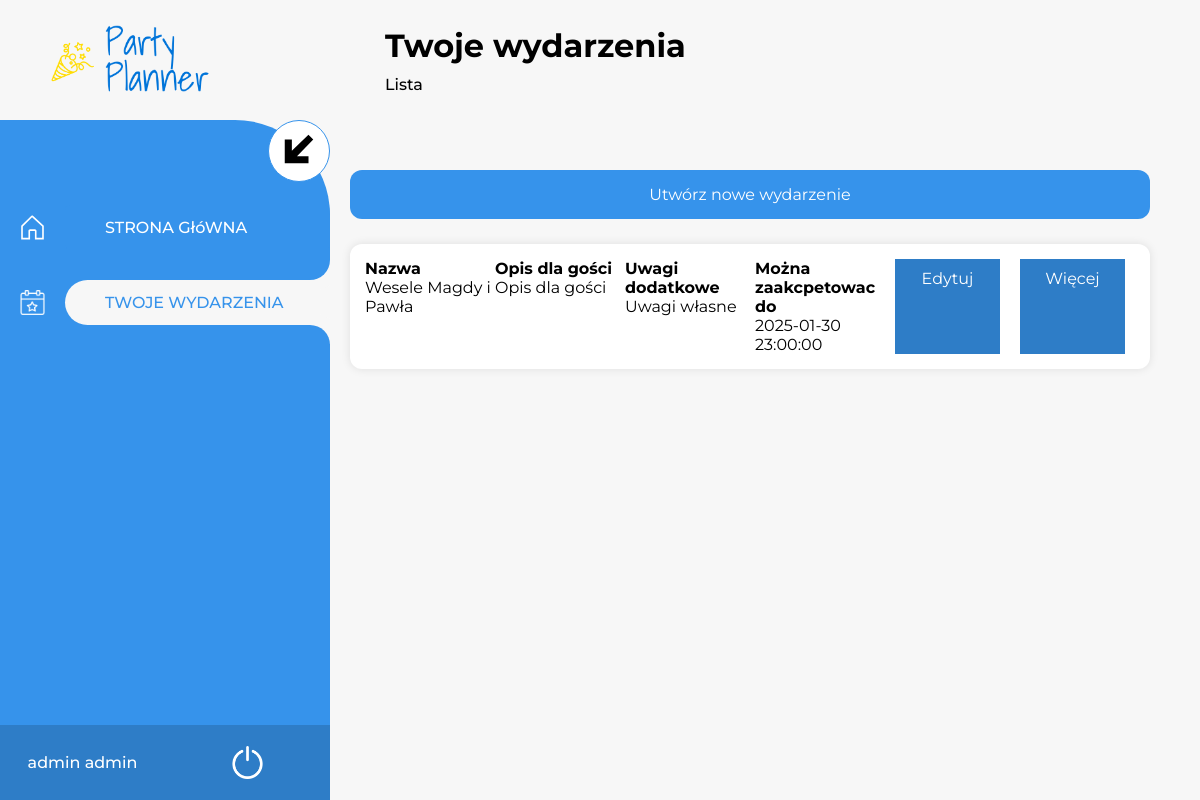
The app's page /events/index.php (signed in) with its own data.
### tables this page shows
CREATE TABLE `events_list` (
  `id` int(11) NOT NULL,
  `eventType` int(11) NOT NULL COMMENT 'rodzaj wydarzenia',
  `userId` int(11) NOT NULL COMMENT 'id użytkownika, który dodał wydarzenie',
  `name` varchar(50) NOT NULL COMMENT 'nazwa wydarzenia',
  `guestDescription` text NOT NULL COMMENT 'opis dla gości',
  `userDescription` text NOT NULL COMMENT 'prywatne notatki',
  `creationDate` timestamp NOT NULL DEFAULT current_timestamp() COMMENT 'data utworzenia',
  `maxAcceptDate` timestamp NOT NULL DEFAULT current_timestamp() COMMENT 'data do kiedy można akceptować zaproszenia'
);

### api/functions/event/function-event-collect.php (called while the page is built)
<?php
function eventCollect(int $user_id): array
{
    $arr = array();
    $sql = "SELECT * FROM events_list WHERE userId = ?;";
    $scr = $GLOBALS['link']->prepare($sql);
    $scr->bind_param("i", $user_id);
    $scr->execute();
    $result = $scr->get_result();
    while ($row = $result->fetch_array()) {
        array_push($arr, $row['id']);
    }
    return $arr;
}

### api/functions/event/function-event-download.php (called while the page is built, shortened)
<?php
function eventDownload(int $event_id): array
{
    $sql = "SELECT * FROM events_list WHERE id = ?";
    $scr = $GLOBALS['link']->prepare($sql);
    $scr->bind_param("i", $event_id);
    $scr->execute();
    $result = $scr->get_result();
    $row = $result->fetch_assoc();
    return [
        "id"                => $row['id'],
        "event_type"        => $row['eventType'],
        "user_id"           => $row['userId'],
        "name"              => $row['name'],
        "guest_description" => $row['guestDescription'],
        "user_description"  => $row['userDescription'],
        "creation_date"     => $row['creationDate'],
        "max_accept_date"   => $row['maxAcceptDate'],
    ];
}

### events/event-list.php (the view, shortened to what this page needs)
<link rel="stylesheet" href="/src/css/pages/events/event-list.css">
<div class="event-list">
    <div class="new-event" onclick="window.location.href='/events/?list=add'">
        <p>Utwórz nowe wydarzenie</p>
    </div>
    <?php
    $body = '';
    foreach (eventCollect($_SESSION['userId']) as $key => $value) {
        $body .= '<div class="event-container">
                    <div class="event-name"><p><b>Nazwa</b></p><p>' . eventDownload($value)['name'] . '</p></div>
                    <div class="event-desc"><p><b>Opis dla gości</b></p><p>' . eventDownload($value)['guest_description'] . '</p></div>
                    <div class="event-desc"><p><b>Uwagi dodatkowe</b></p><p>' . eventDownload($value)['user_description'] . '</p></div>
                    <div class="event-date"><p><b>Można zaakcpetowac do</b></p><p>' . eventDownload($value)['max_accept_date'] . '</p></div>
                    <div class="event-buttons">
                        <div onclick="window.location.href=\'/events/?list=add&eventId=' . $value . '\'">Edytuj</div>
                        <div onclick="window.location.href=\'/events/?list=info&eventId=' . $value . '\'">Więcej</div>
                    </div>
                </div>';
    }
    echo $body;
    ?>
</div>

### src/css/global/global.css (style rules this page uses)
html, body { font-family: "Montserrat", sans-serif; margin: 0 auto; padding: 0; background-color: #f7f7f7; }
h1, h2, h3, h4, h5, h6, p { margin: 0; padding: 0; }

### src/css/pages/events/event-list.css (style rules this page uses)
.event-list .new-event { text-align: center; background-color: #3693eb; color: white; width: calc(100% - 30px); border-radius: 12px; padding: 15px; margin-bottom: 25px; cursor: pointer; }
.event-list .event-container { background-color: white; border-radius: 12px; display: flex; flex-direction: row; padding: 15px; justify-content: space-around; box-shadow: 0 0 10px 0 rgba(0, 0, 0, 0.1); margin-bottom: 20px; }
.event-list .event-container div { width: 250px; }
.event-list .event-container .event-buttons { display: flex; flex-direction: row; }
.event-list .event-container .event-buttons div { background-color: #2e7dc7; margin: 0 10px; padding: 10px; color: white; align-items: center; cursor: pointer; text-align: center; }

### records on screen
events_list: name "Wesele Magdy i Pawła", guestDescription "Opis dla gości", userDescription "Uwagi własne", maxAcceptDate "2025-01-30 23:00:00"

### other values on screen
$GLOBALS['header_heading'] "Twoje wydarzenia"
$GLOBALS['header_under_heading'] "Lista"
$item['label'] "STRONA GłóWNA"
$item['label'] "TWOJE WYDARZENIA"
$_SESSION['name'] "admin"
$_SESSION['surname'] "admin"
